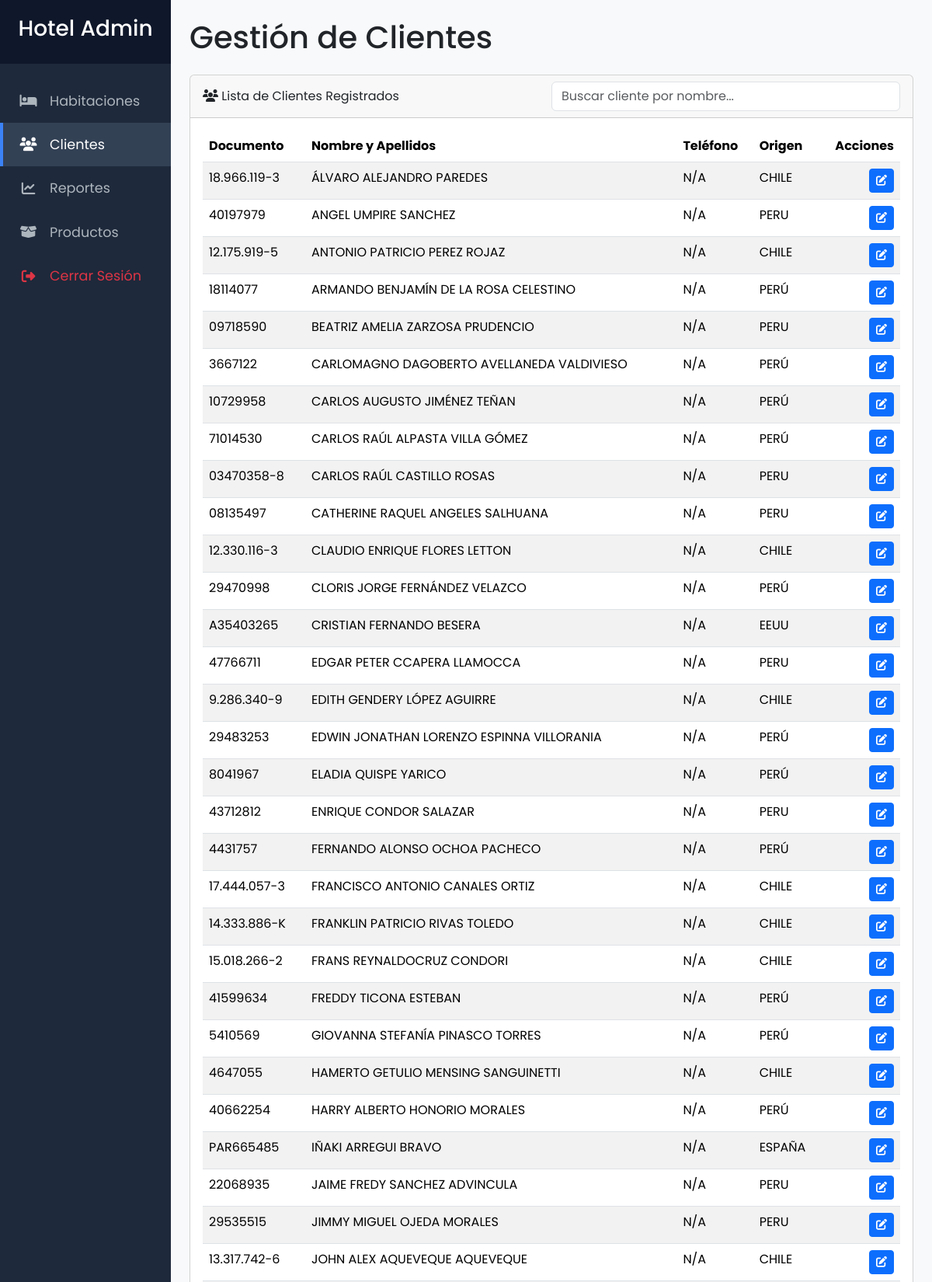
Screenshot of /clientes.php (signed in, upper part) with the database file from the repository.
### tables this page shows
CREATE TABLE `clientes` (
  `id` int(11) NOT NULL,
  `documento_identidad` varchar(20) NOT NULL,
  `nombre` varchar(150) NOT NULL,
  `telefono` varchar(20) DEFAULT NULL,
  `origen` varchar(100) DEFAULT NULL COMMENT 'País o ciudad de origen del cliente.'
);

### clientes.php (the view, shortened to what this page needs)
<?php
require_once 'templates/header.php';
$stmt = $pdo->query("SELECT id, documento_identidad, nombre, telefono, origen FROM Clientes ORDER BY nombre ASC");
$clientes = $stmt->fetchAll();
?>
<main id="content" class="content p-4">
    <h1 class="mb-4">Gestión de Clientes</h1>
    <div class="card">
        <div class="card-header d-flex justify-content-between align-items-center">
            <span><i class="fas fa-users"></i> Lista de Clientes Registrados</span>
            <div class="w-50">
                <input type="text" id="filtro-cliente" class="form-control" placeholder="Buscar cliente por nombre...">
            </div>
        </div>
        <div class="card-body">
            <div class="table-responsive">
                <table class="table table-hover table-striped">
                    <thead>
                        <tr>
                            <th>Documento</th>
                            <th>Nombre y Apellidos</th>
                            <th>Teléfono</th>
                            <th>Origen</th>
                            <th class="text-end">Acciones</th>
                        </tr>
                    </thead>
                    <tbody id="tabla-clientes">
                        <?php if (empty($clientes)): ?>
                            <tr><td colspan="5" class="text-center text-muted">No hay clientes registrados.</td></tr>
                        <?php else: ?>
                            <?php foreach ($clientes as $cliente): ?>
                                <tr style="cursor: pointer;" data-cliente-id="<?php echo $cliente['id']; ?>" data-nombre-cliente="<?php echo strtolower(htmlspecialchars($cliente['nombre'])); ?>" title="Haz clic para ver el historial">
                                    <td><?php echo htmlspecialchars($cliente['documento_identidad']); ?></td>
                                    <td><?php echo htmlspecialchars($cliente['nombre']); ?></td>
                                    <td><?php echo htmlspecialchars($cliente['telefono'] ?? 'N/A'); ?></td>
                                    <td><?php echo htmlspecialchars($cliente['origen'] ?? 'N/A'); ?></td>
                                    <td class="text-end">
                                        <button class="btn btn-sm btn-primary btn-edit"
                                                data-id="<?php echo $cliente['id']; ?>"
                                                data-dni="<?php echo htmlspecialchars($cliente['documento_identidad']); ?>"
                                                data-nombre="<?php echo htmlspecialchars($cliente['nombre']); ?>"
                                                data-telefono="<?php echo htmlspecialchars($cliente['telefono'] ?? ''); ?>"
                                                data-origen="<?php echo htmlspecialchars($cliente['origen'] ?? ''); ?>"
                                                title="Editar Cliente">
                                            <i class="fas fa-edit"></i>
                                        </button>
                                    </td>
                                </tr>
                            <?php endforeach; ?>
                        <?php endif; ?>
                    </tbody>
                </table>
            </div>
        </div>
    </div>
</main>
<?php require_once 'templates/footer.php'; ?>

### assets/style.css (style rules this page uses)
body { font-family: 'Poppins', sans-serif; background-color: #f8f9fa; color: #212529; }
.content { width: 100%; transition: all 0.3s; }

### rows the page displays
clientes: documento_identidad "18.966.119-3", nombre "ÁLVARO ALEJANDRO PAREDES", telefono "N/A", origen "CHILE"
clientes: documento_identidad "40197979", nombre "ANGEL UMPIRE SANCHEZ", telefono "N/A", origen "PERU"
clientes: documento_identidad "12.175.919-5", nombre "ANTONIO PATRICIO PEREZ ROJAZ", telefono "N/A", origen "CHILE"
clientes: documento_identidad "18114077", nombre "ARMANDO BENJAMÍN DE LA ROSA CELESTINO", telefono "N/A", origen "PERÚ"
clientes: documento_identidad "09718590", nombre "BEATRIZ AMELIA ZARZOSA PRUDENCIO", telefono "N/A", origen "PERU"
clientes: documento_identidad "3667122", nombre "CARLOMAGNO DAGOBERTO AVELLANEDA VALDIVIESO", telefono "N/A", origen "PERÚ"
clientes: documento_identidad "10729958", nombre "CARLOS AUGUSTO JIMÉNEZ TEÑAN", telefono "N/A", origen "PERÚ"
clientes: documento_identidad "71014530", nombre "CARLOS RAÚL ALPASTA VILLA GÓMEZ", telefono "N/A", origen "PERÚ"
clientes: documento_identidad "03470358-8", nombre "CARLOS RAÚL CASTILLO ROSAS", telefono "N/A", origen "PERU"
clientes: documento_identidad "08135497", nombre "CATHERINE RAQUEL ANGELES SALHUANA", telefono "N/A", origen "PERU"
clientes: documento_identidad "12.330.116-3", nombre "CLAUDIO ENRIQUE FLORES LETTON", telefono "N/A", origen "CHILE"
clientes: documento_identidad "29470998", nombre "CLORIS JORGE FERNÁNDEZ VELAZCO", telefono "N/A", origen "PERÚ"
clientes: documento_identidad "A35403265", nombre "CRISTIAN FERNANDO BESERA", telefono "N/A", origen "EEUU"
clientes: documento_identidad "47766711", nombre "EDGAR PETER CCAPERA LLAMOCCA", telefono "N/A", origen "PERU"
clientes: documento_identidad "9.286.340-9", nombre "EDITH GENDERY LÓPEZ AGUIRRE", telefono "N/A", origen "CHILE"
clientes: documento_identidad "29483253", nombre "EDWIN JONATHAN LORENZO ESPINNA VILLORANIA", telefono "N/A", origen "PERÚ"
clientes: documento_identidad "8041967", nombre "ELADIA QUISPE YARICO", telefono "N/A", origen "PERÚ"
clientes: documento_identidad "43712812", nombre "ENRIQUE CONDOR SALAZAR", telefono "N/A", origen "PERU"
clientes: documento_identidad "4431757", nombre "FERNANDO ALONSO OCHOA PACHECO", telefono "N/A", origen "PERÚ"
clientes: documento_identidad "17.444.057-3", nombre "FRANCISCO ANTONIO CANALES ORTIZ", telefono "N/A", origen "CHILE"
clientes: documento_identidad "14.333.886-K", nombre "FRANKLIN PATRICIO RIVAS TOLEDO", telefono "N/A", origen "CHILE"
clientes: documento_identidad "15.018.266-2", nombre "FRANS REYNALDOCRUZ CONDORI", telefono "N/A", origen "CHILE"
clientes: documento_identidad "41599634", nombre "FREDDY TICONA ESTEBAN", telefono "N/A", origen "PERÚ"
clientes: documento_identidad "5410569", nombre "GIOVANNA STEFANÍA PINASCO TORRES", telefono "N/A", origen "PERÚ"
clientes: documento_identidad "4647055", nombre "HAMERTO GETULIO MENSING SANGUINETTI", telefono "N/A", origen "CHILE"
clientes: documento_identidad "40662254", nombre "HARRY ALBERTO HONORIO MORALES", telefono "N/A", origen "PERÚ"
clientes: documento_identidad "PAR665485", nombre "IÑAKI ARREGUI BRAVO", telefono "N/A", origen "ESPAÑA"
clientes: documento_identidad "22068935", nombre "JAIME FREDY SANCHEZ ADVINCULA", telefono "N/A", origen "PERU"
clientes: documento_identidad "29535515", nombre "JIMMY MIGUEL OJEDA MORALES", telefono "N/A", origen "PERU"
clientes: documento_identidad "13.317.742-6", nombre "JOHN ALEX AQUEVEQUE AQUEVEQUE", telefono "N/A", origen "CHILE"
